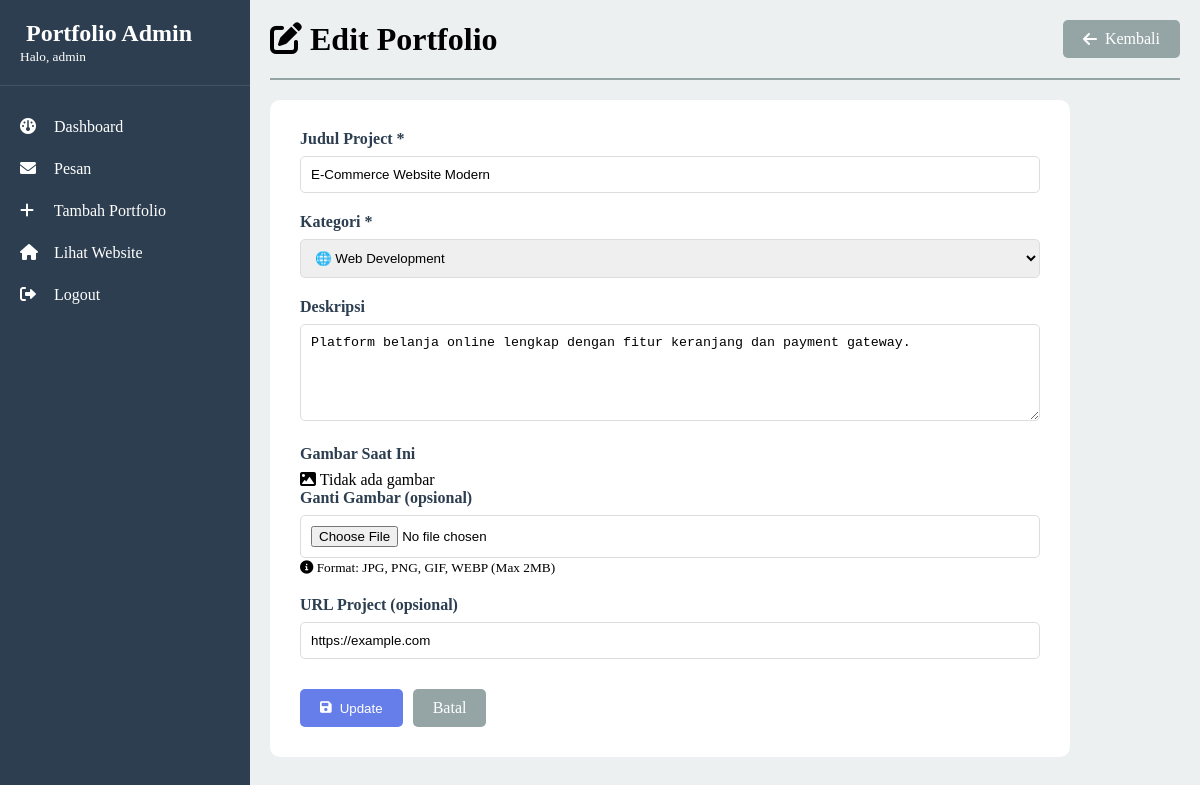
The page /admin/edit.php?id=1 (signed in) on the database its author committed.
### tables this page shows
CREATE TABLE IF NOT EXISTS portfolio_items (
    id INT AUTO_INCREMENT PRIMARY KEY,
    title VARCHAR(100) NOT NULL,
    description TEXT,
    category VARCHAR(50),
    image_url VARCHAR(255),
    project_url VARCHAR(255),
    created_at TIMESTAMP DEFAULT CURRENT_TIMESTAMP,
    updated_at TIMESTAMP DEFAULT CURRENT_TIMESTAMP ON UPDATE CURRENT_TIMESTAMP
);

### backend/crud.php (called while the page is built, shortened)
<?php
class PortfolioCRUD {
    private $pdo;
    public function __construct($pdo) { $this->pdo = $pdo; }
    public function getById($id) {
        $stmt = $this->pdo->prepare("SELECT * FROM portfolio_items WHERE id = :id");
        $stmt->execute([':id' => $id]);
        return $stmt->fetch();
    }
}
?>

### admin/edit.php (the view, shortened to what this page needs)
<?php
require_once '../backend/config.php';
require_once '../backend/crud.php';
$crud = new PortfolioCRUD($pdo);
$id = $_GET['id'] ?? 0;
$item = $crud->getById($id);
?>
<!DOCTYPE html>
<html lang="id">
<head><link rel="stylesheet" href="../css/admin.css"><link rel="stylesheet" href="https://cdnjs.cloudflare.com/ajax/libs/font-awesome/6.0.0-beta3/css/all.min.css"></head>
<body>
<div class="admin-container">
    <nav class="admin-nav"><div class="nav-brand"><h2><i class="fas fa-portfolio"></i> Portfolio Admin</h2><small>Halo, <?= htmlspecialchars($_SESSION['username']) ?></small></div>
    <ul class="nav-menu"><li><a href="index.php"><i class="fas fa-dashboard"></i> Dashboard</a></li><li><a href="messages.php"><i class="fas fa-envelope"></i> Pesan</a></li><li><a href="tambah.php"><i class="fas fa-plus"></i> Tambah Portfolio</a></li><li><a href="../index.html"><i class="fas fa-home"></i> Lihat Website</a></li><li><a href="logout.php"><i class="fas fa-sign-out-alt"></i> Logout</a></li></ul></nav>
    <main class="admin-main"><div class="page-header"><h1><i class="fas fa-edit"></i> Edit Portfolio</h1><a href="index.php" class="btn btn-secondary"><i class="fas fa-arrow-left"></i> Kembali</a></div>
    <form method="POST" enctype="multipart/form-data" class="form-container">
        <div class="form-group"><label>Judul Project *</label><input type="text" name="title" value="<?= htmlspecialchars($item['title']) ?>" required></div>
        <div class="form-group"><label>Kategori *</label><select name="category" required><option value="Web Development" <?= $item['category'] == 'Web Development' ? 'selected' : '' ?>>🌐 Web Development</option></select></div>
        <div class="form-group"><label>Deskripsi</label><textarea name="description" rows="5"><?= htmlspecialchars($item['description']) ?></textarea></div>
        <div class="form-group"><label>Gambar Saat Ini</label><?php if($item['image_url']): ?><div class="current-image"><img src="../<?= $item['image_url'] ?>" width="100" style="border-radius:5px;"></div><?php else: ?><p><i class="fas fa-image"></i> Tidak ada gambar</p><?php endif; ?><label>Ganti Gambar (opsional)</label><input type="file" name="image" accept="image/jpeg,image/png,image/gif,image/webp"><small><i class="fas fa-info-circle"></i> Format: JPG, PNG, GIF, WEBP (Max 2MB)</small></div>
        <div class="form-group"><label>URL Project (opsional)</label><input type="url" name="project_url" value="<?= htmlspecialchars($item['project_url']) ?>" placeholder="https://example.com"></div>
        <div class="form-actions"><button type="submit" class="btn btn-primary"><i class="fas fa-save"></i> Update</button><a href="index.php" class="btn btn-secondary">Batal</a></div>
    </form></main>
</div></body></html>

### css/admin.css (style rules this page uses)
* { margin: 0; padding: 0; box-sizing: border-box; }
:root { --primary: #667eea; --primary-dark: #5a67d8; --danger: #e74c3c; --success: #27ae60; --warning: #f39c12; --dark: #2c3e50; --light: #ecf0f1; --gray: #95a5a6; }
.admin-container { display: flex; min-height: 100vh; }
.admin-nav { width: 250px; background: var(--dark); color: white; padding: 20px 0; }
.nav-brand { padding: 0 20px 20px; border-bottom: 1px solid rgba(255,255,255,0.1); margin-bottom: 20px; }
.nav-menu { list-style: none; }
.nav-menu li a { display: block; padding: 12px 20px; color: white; text-decoration: none; transition: 0.3s; }
.nav-menu li a i { margin-right: 10px; width: 20px; }
.admin-main { flex: 1; padding: 20px; background: var(--light); }
.page-header { display: flex; justify-content: space-between; align-items: center; margin-bottom: 20px; padding-bottom: 20px; border-bottom: 2px solid var(--gray); }
.form-container { background: white; padding: 30px; border-radius: 10px; max-width: 800px; }
.form-group { margin-bottom: 20px; }
.form-group label { display: block; margin-bottom: 8px; font-weight: 600; color: var(--dark); }
.form-group input, .form-group select, .form-group textarea { width: 100%; padding: 10px; border: 1px solid #ddd; border-radius: 5px; }
.form-actions { display: flex; gap: 10px; margin-top: 30px; }
.btn { display: inline-flex; align-items: center; gap: 8px; padding: 10px 20px; text-decoration: none; border-radius: 5px; border: none; cursor: pointer; }
.btn-primary { background: var(--primary); color: white; }
.btn-secondary { background: var(--gray); color: white; }

### rows shown on the page
portfolio_items: title "E-Commerce Website Modern", category "🌐 Web Development", description "Platform belanja online lengkap dengan fitur keranjang dan payment gateway.", project_url "https://example.com"

### other values the page prints
$_SESSION['username'] "admin"
